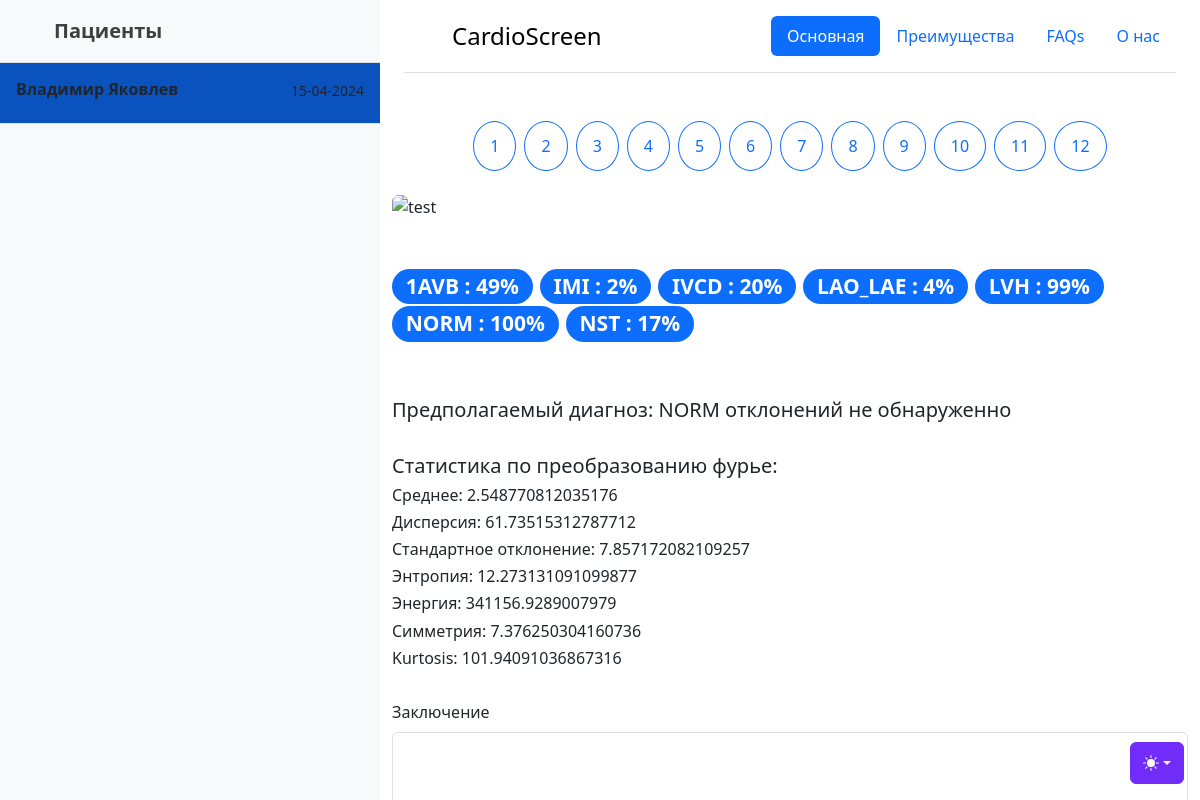
The page / on the database its author committed.
### tables this page shows
CREATE TABLE Queue (id INTEGER NOT NULL UNIQUE PRIMARY KEY AUTOINCREMENT, account_id INTEGER NOT NULL, data TEXT NOT NULL, date TEXT NOT NULL, finished BOOLEAN NOT NULL DEFAULT (0), conclusion TEXT, llm_pred TEXT, fft);

### app.py (the view)
@app.route('/', methods=['GET', 'POST'])
def task_list():
    tasks = get_q(True)
    return render_template('main.html', tasks=tasks, id=tasks[0]['id'])

### app.py (called while the page is built)
def get_q(is_1, acc_id=0):
    conn = sqlite3.connect('Users.db')
    if is_1:
        df = pd.read_sql_query("SELECT * FROM Queue WHERE finished=0", conn)
    else:
        df = pd.read_sql_query(f"SELECT * FROM Queue WHERE finished=1 AND account_id={acc_id}", conn)
    records = df.to_dict(orient='records')
    cur = conn.cursor()
    if len(records) == 0:
        return []
    for i in records:
        cur.execute(('''SELECT name,surname FROM Auth WHERE id = '{}';''').format(i["account_id"]))
        skin = cur.fetchall()
        i["name"] = skin[0][0] + " " + skin[0][1]
    for record in records:
        record['fft'] = record['fft'].split(',')
        record["data"] = eval(record["data"])
        record["data"] = {key: int(float(value) * 100) for key, value in record["data"].items() if float(value) > 0}
        record["data"] = dict(sorted(record["data"].items()))
    return records

### templates/main.html (shortened to what this page needs)
{% extends "sample.html" %}
{% set ns = namespace(account_id=0) %}
{% set ns = namespace(index=0) %}
{% block style %}
    <link href="/static/sidebars.css" rel="stylesheet">
    <link href="/static/headers.css" rel="stylesheet">
{% endblock %}
{% block body %}
    <main class="d-flex flex-nowrap ">
        <div class="d-flex flex-column align-items-stretch flex-shrink-0 bg-body-tertiary" style="width: 380px;">
            <a href="/"
               class="d-flex align-items-center flex-shrink-0 p-3 link-body-emphasis text-decoration-none border-bottom">
                <svg class="bi pe-none me-2" width="30" height="24">
                    <use xlink:href="#bootstrap"/>
                </svg>
                {% block name_list %}
                    <span class="fs-5 fw-semibold">Пациенты</span>
                {% endblock %}
            </a>
            <div class="list-group list-group-flush border-bottom scrollarea">
                {% block condition %}
                    {% for task in tasks %}
                        {% if task.id==id %}
                            {% set  ns.account_id=task.account_id %}
                            {% set  ns.index=tasks.index(task) %}
                            <a href="{{ task.id }}" class="list-group-item list-group-item-action py-3 lh-sm"
                               aria-current="true" style="background: #0a53be">
                        {% else %}
                            <a href="{{ task.id }}" class="list-group-item list-group-item-action py-3 lh-sm">
                        {% endif %}
                    <div class="d-flex w-100 align-items-center justify-content-between">
                        <strong class="mb-1">{{ task.name }}</strong>
                        <small>{{ task.date }}</small>
                    </div>
                    </a>
                    {% endfor %}
                {% endblock %}
            </div>
        </div>
        <div class="container">
            <div class="container">
                <header class="d-flex flex-wrap justify-content-center py-3 mb-4 border-bottom">
                    <a href="/"
                       class="d-flex align-items-center mb-3 mb-md-0 me-md-auto link-body-emphasis text-decoration-none">
                        <svg class="bi me-2" width="40" height="32">
                            <use xlink:href="#bootstrap"/>
                        </svg>
                        <span class="fs-4" >CardioScreen</span>
                    </a>
                    <ul class="nav nav-pills">
                        <li class="nav-item"><a href="#" class="nav-link active" aria-current="page">Основная</a>
                        </li>
                        <li class="nav-item"><a href="#" class="nav-link">Преимущества</a></li>
                        <li class="nav-item"><a href="#" class="nav-link">FAQs</a></li>
                        <li class="nav-item"><a href="#" class="nav-link">О нас</a></li>
                    </ul>
                </header>
            </div>
            {% block body_2 %}
                <div class="d-flex gap-2 justify-content-center py-4">
                {% for i in range(1,13) %}
                    {% if i==image_id %}
                        <a href="{{ id }}i{{ i }}">
                            <button class="btn btn-outline-primary rounded-circle p-3 lh-1 text-bg-primary" style="padding: 10px" type="button">{{ i }}</button>
                        </a>
                    {% else %}
                        <a href="{{ id }}i{{ i }}">
                            <button href="i{{ i }}" class="btn btn-outline-primary rounded-circle p-3 lh-1" type="button">{{ i }}</button>
                        </a>
                    {% endif %}
                {% endfor %}
                </div>
                <img src="../static/profiles/{{ ns.account_id }}/{{ id }}/{{ image_id }}.png"
                     class="rounded mx-auto d-block"
                     alt="test"
                     style="width: 100%">
                <div class="d-flex gap-2 justify-content-center py-5">
                    <h3>
                        {% for key,value in tasks[ns.index].data.items() %}
                            <span class="badge text-bg-primary rounded-pill">{{ key }} : {{ value }}%</span>
                        {% endfor %}
                    </h3>
                </div>
                <h5>Предполагаемый диагноз: <span>{{ tasks[ns.index].llm_pred }}</span></h5>
                <br>
                <h5>Статистика по преобразованию фурье:</h5>
                <h6>Среднее: {{ tasks[ns.index].fft[0] }}</h6>
                <h6>Дисперсия: {{ tasks[ns.index].fft[1] }}</h6>
                <h6>Стандартное отклонение: {{ tasks[ns.index].fft[2] }}</h6>
                <h6>Энтропия: {{ tasks[ns.index].fft[3] }}</h6>
                <h6>Энергия: {{ tasks[ns.index].fft[4] }}</h6>
                <h6>Симметрия: {{ tasks[ns.index].fft[5] }}</h6>
                <h6>Kurtosis: {{ tasks[ns.index].fft[6] }}</h6>
                <br>
                <form method="POST">
                    <div class="mb-3">
                        <label for="exampleFormControlTextarea1" class="form-label">Заключение</label>
                        <textarea class="form-control" id="exampleFormControlTextarea1" rows="3"
                                  name="conclusion"></textarea>
                    </div>
                </form>
            {% endblock %}
        </div>
    </main>
{% endblock %}

### templates/sample.html (shortened to what this page needs)
<!doctype html>
<html lang="ru" data-bs-theme="auto">
  <head><script src="../static/assets/js/color-modes.js"></script>
    <link rel="stylesheet" href="https://cdn.jsdelivr.net/npm/@docsearch/css@3">
<link href="../static/assets/dist/css/bootstrap.min.css" rel="stylesheet">
    {% block style %}
    {% endblock %}
  </head>
  <body {% block body_class %}{% endblock %}>
    <div class="dropdown position-fixed bottom-0 end-0 mb-3 me-3 bd-mode-toggle">
      <button class="btn btn-bd-primary py-2 dropdown-toggle d-flex align-items-center"
              id="bd-theme"
              type="button"
              aria-expanded="false"
              data-bs-toggle="dropdown"
              aria-label="Toggle theme (auto)">
        <svg class="bi my-1 theme-icon-active" width="1em" height="1em"><use href="#circle-half"></use></svg>
      </button>
    </div>
    {% block body %}
    {% endblock %}
    </body>
</html>

### static/sidebars.css (style rules this page uses)
body { min-height: 100vh; min-height: -webkit-fill-available; }
html { height: -webkit-fill-available; }
main { height: 100vh; height: -webkit-fill-available; max-height: 100vh; overflow-x: auto; overflow-y: hidden; }
.dropdown-toggle { outline: 0; }
.scrollarea { overflow-y: auto; }

### templates/sample.html (style rules this page uses)
.bi { vertical-align: -.125em; fill: currentColor; }
.btn-bd-primary { --bd-violet-bg: #712cf9; --bd-violet-rgb: 112.520718, 44.062154, 249.437846; --bs-btn-font-weight: 600; --bs-btn-color: var(--bs-white); --bs-btn-bg: var(--bd-violet-bg); --bs-btn-border-color: var(--bd-violet-bg); --bs-btn-hover-color: var(--bs-white); --bs-btn-hover-bg: #6528e0; --bs-btn-hover-border-color: #6528e0; --bs-btn-focus-shadow-rgb: var(--bd-violet-rgb); --bs-btn-active-color: var(--bs-btn-hover-color); --bs-btn-active-bg: #5a23c8; --bs-btn-active-border-color: #5a23c8; }
.bd-mode-toggle { z-index: 1500; }

### rows shown on the page
Queue: name "Владимир Яковлев", date "15-04-2024", llm_pred "NORM отклонений не обнаруженно"

### other values the page prints
{{ i }} "1" "2" "3" "4" "5" "6" "7" "8" "9" "10" "11" "12"
{{ key }} "1AVB" "IMI" "IVCD" "LAO_LAE" "LVH" "NORM" "NST"
{{ value }} "49" "2" "20" "4" "99" "100" "17"
{{ tasks[ns.index].fft[0] }} "2.548770812035176"
{{ tasks[ns.index].fft[1] }} "61.73515312787712"
{{ tasks[ns.index].fft[2] }} "7.857172082109257"
{{ tasks[ns.index].fft[3] }} "12.273131091099877"
{{ tasks[ns.index].fft[4] }} "341156.9289007979"
{{ tasks[ns.index].fft[5] }} "7.376250304160736"
{{ tasks[ns.index].fft[6] }} "101.94091036867316"
